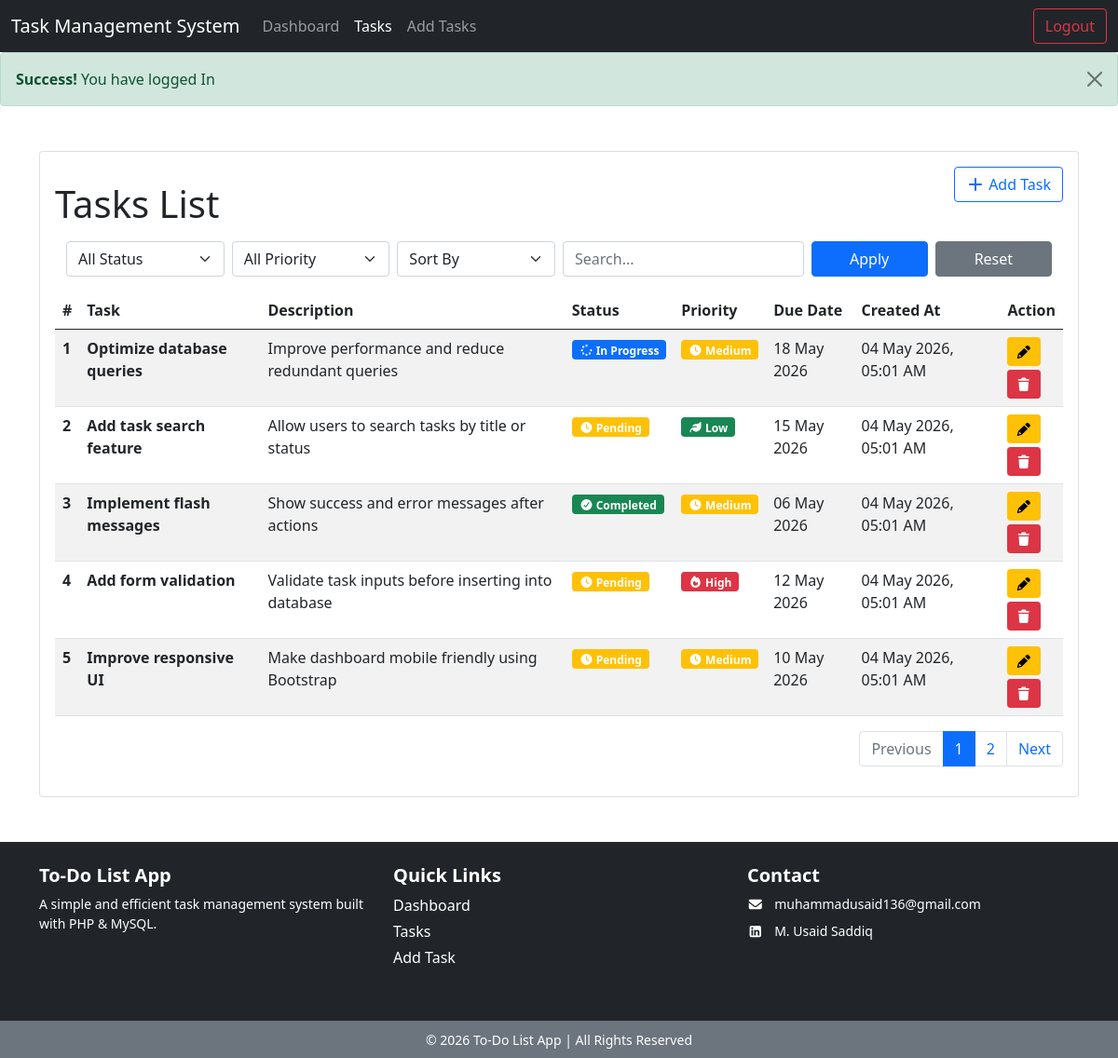
The page /pages/tasks.php (signed in) on the database its author committed.
### tables this page shows
CREATE TABLE `tasks` (
  `id` int(11) NOT NULL,
  `user_id` int(11) NOT NULL,
  `title` varchar(255) NOT NULL,
  `description` text DEFAULT 'No description',
  `status` enum('pending','in_progress','completed') DEFAULT 'pending',
  `priority` enum('low','medium','high') DEFAULT 'medium',
  `due_date` date DEFAULT NULL,
  `created_at` timestamp NOT NULL DEFAULT current_timestamp(),
  `updated_at` timestamp NOT NULL DEFAULT current_timestamp() ON UPDATE current_timestamp()
);

### includes/functions.php (called while the page is built, shortened)
<?php
function getFlash(string $type): ?string
{
    if (isset($_SESSION['flash'][$type])) {
        $msg = $_SESSION['flash'][$type];
        return $msg;
    }
    return null;
}
function e(string $value): string
{
    return htmlspecialchars($value ?? '', ENT_QUOTES | ENT_SUBSTITUTE, 'UTF-8');
}

### pages/tasks.php (the view, shortened to what this page needs)
<?php
include "../includes/auth_init.php";
include "../layout/header.php";
$user_id = $_SESSION['user_id'];
$page = isset($_GET['page']) ? (int)$_GET['page'] : 1;
$limit = 5;
$offset = ($page - 1) * $limit;
$search = isset($_GET['search']) ? $_GET['search'] : '';
$sort = isset($_GET['sort']) ? $_GET['sort'] : '';
$params = [];
$types = "";
$query = "SELECT * FROM tasks WHERE user_id = ?";
$params[] = $user_id;
$types .= "i";
if ($sort == "oldest") {
    $query .= " ORDER BY id ASC";
} elseif ($sort == "az") {
    $query .= " ORDER BY title ASC";
} elseif ($sort == "za") {
    $query .= " ORDER BY title DESC";
} else {
    $query .= " ORDER BY id DESC";
}
$query .= " LIMIT ? OFFSET ?";
$params[] = $limit;
$params[] = $offset;
$types .= "ii";
$stmt = mysqli_prepare($conn, $query);
mysqli_stmt_bind_param($stmt, $types, ...$params);
mysqli_stmt_execute($stmt);
$result = mysqli_stmt_get_result($stmt);
$countParams = [];
$countTypes = "";
$countQuery = "SELECT COUNT(*) AS total_tasks FROM tasks WHERE user_id = ?";
$countParams[] = $user_id;
$countTypes .= "i";
$countStmt = mysqli_prepare($conn, $countQuery);
mysqli_stmt_bind_param($countStmt, $countTypes, ...$countParams);
mysqli_stmt_execute($countStmt);
$countResult = mysqli_stmt_get_result($countStmt);
$totalTasks = mysqli_fetch_assoc($countResult)['total_tasks'];
$totalPages = ceil($totalTasks / $limit);
?>
<div class="container mt-5">
    <div class="card">
        <div class="card-body">
            <div class="d-flex flex-column flex-md-row justify-content-between align-items-start align-items-md-center gap-2 mb-3">
                <h1 class="mt-3 mb-0">Tasks List</h1>
                <a class="btn btn-outline-primary align-self-start align-item-md-auto"
                    href="add_task.php">
                    <i class="fa fa-plus"></i> Add Task
                </a>
            </div>
            <div class="container mb-3">
                <form class="row g-2 align-items-center justify-content-end" method="get">
                    <div class="col-md-2">
                        <select name="filter_status" class="form-select">
                            <option value="">All Status</option>
                        </select>
                    </div>
                    <div class="col-md-2">
                        <select name="filter_priority" class="form-select">
                            <option value="">All Priority</option>
                        </select>
                    </div>
                    <div class="col-md-2">
                        <select name="sort" class="form-select">
                            <option value="">Sort By</option>
                        </select>
                    </div>
                    <div class="col-md-3">
                        <input class="form-control" name="search" type="search" value="<?= htmlspecialchars($search); ?>" placeholder="Search...">
                    </div>
                    <div class="col-md-3 d-flex">
                        <button class="btn btn-primary me-2 w-50" type="submit">Apply</button>
                        <a href="?" class="btn btn-secondary w-50">Reset</a>
                    </div>
                </form>
            </div>
            <div class="table-responsive">
                <table class="table table-striped table-hover">
                    <thead>
                        <tr>
                            <th scope="col">#</th>
                            <th scope="col">Task</th>
                            <th scope="col">Description</th>
                            <th scope="col">Status</th>
                            <th scope="col">Priority</th>
                            <th scope="col">Due Date</th>
                            <th scope="col">Created At</th>
                            <th scope="col">Action</th>
                        </tr>
                    </thead>
                    <tbody>
                        <?php
                        $serial = 1 + $offset;
                        while ($row = mysqli_fetch_assoc($result)) {
                            $status = $row['status'];
                            $priority = $row['priority'];
                        ?>
                            <th scope="row"><?= $serial++; ?></th>
                            <th><?= $row['title']; ?></th>
                            <td><?= !empty($row['description']) ? $row['description'] : 'No description'; ?></td>
                            <td><?php
                                if ($status == "pending") {
                                    echo '<span class="badge bg-warning"><i class="fa-solid fa-clock"></i> Pending</span>';
                                } elseif ($status == "in_progress") {
                                    echo '<span class="badge bg-primary"><i class="fa-solid fa-spinner"></i> In Progress</span>';
                                } else {
                                    echo '<span class="badge bg-success"><i class="fa-solid fa-circle-check"></i> Completed</span>';
                                }
                                ?></td>
                            <td><?php
                                if ($priority == "low") {
                                    echo '<span class="badge bg-success"><i class="fa-solid fa-leaf"></i> Low</span>';
                                } elseif ($priority == "medium") {
                                    echo '<span class="badge bg-warning"><i class="fa-solid fa-clock"></i> Medium</span>';
                                } else {
                                    echo '<span class="badge bg-danger"><i class="fa-solid fa-fire"></i> High</span>';
                                }
                                ?></td>
                            <td>
                                <?= (!empty($row['due_date']) && $row['due_date'] != '0000-00-00') ?
                                    date("d M Y", strtotime($row['due_date']))
                                    : 'No due date'; ?>
                            </td>
                            <td><?= date("d M Y, h:i A", strtotime($row['created_at'])); ?></td>
                            <td>
                                <a class="btn btn-warning btn-sm" href="update_task.php?id=<?= $row['id'] ?>">
                                    <i class="fa fa-pencil"></i></a>
                                <form action="delete_task.php" method="post">
                                    <button type="submit"
                                        onclick="return confirm('Are you sure to delete this task?');" class="btn mt-1 btn-sm btn-danger">
                                        <i class="fa fa-trash"></i>
                                    </button>
                                </form>
                            </td>
                        <?php } ?>
                    </tbody>
                </table>
            </div>
            <nav aria-label="Page navigation example">
                <ul class="pagination justify-content-end">
                    <li class="page-item <?php if ($page <= 1) echo 'disabled'; ?>">
                        <a class="page-link" href="?page=<?= ($page - 1); ?>">Previous</a>
                    </li>
                    <?php for ($i = 1; $i <= $totalPages; $i++): ?>
                        <li class="page-item <?php if ($page == $i) echo 'active'; ?>"><a class="page-link" href="?page=<?= $i; ?>"><?= $i; ?></a></li>
                    <?php endfor; ?>
                    <li class="page-item <?php if ($page >= $totalPages) echo 'disabled'; ?>">
                        <a class="page-link" href="?page=<?= ($page + 1); ?>">Next</a>
                    </li>
                </ul>
            </nav>
        </div>
    </div>
</div>
<?php include "../layout/footer.php";
?>

### layout/header.php (shortened to what this page needs)
<!DOCTYPE html>
<html lang="en">
<head>
    <link href="https://cdn.jsdelivr.net/npm/bootstrap@5.0.2/dist/css/bootstrap.min.css" rel="stylesheet">
    <link rel="stylesheet" href="https://cdnjs.cloudflare.com/ajax/libs/font-awesome/7.0.1/css/all.min.css" />
</head>
<body>
    <?php include "navbar.php";
    ?>
    <?php if ($message = getFlash('success')): ?>
        <div class="alert alert-success alert-dismissible fade show" role="alert">
            <strong>Success!</strong> <?= e($message); ?>
            <button type="button" class="btn-close" data-bs-dismiss="alert" aria-label="Close"></button>
        </div>
    <?php endif; ?>

### layout/navbar.php (shortened to what this page needs)
<?php
$currentPage = basename($_SERVER['PHP_SELF']);
?>
<nav class="navbar navbar-expand-lg navbar-dark bg-dark">
    <div class="container-fluid">
        <a class="navbar-brand" href="#">Task Management System</a>
        <div class="collapse navbar-collapse" id="navbarSupportedContent">
            <?php if (!isset($_SESSION['logged_in'])): ?>
                <ul class="navbar-nav me-auto mb-2 mb-lg-0">
                    <li class="nav-item">
                        <a class="nav-link <?= ($currentPage == "signup.php") ? 'active' : ''; ?>" aria-current="page" href="<?= BASE_URL . "auth/signup.php"; ?>">Signup</a>
                    </li>
                    <li class="nav-item">
                        <a class="nav-link <?= ($currentPage == "login.php") ? 'active' : ''; ?>" href="<?= BASE_URL . "auth/login.php" ?>">Login</a>
                    </li>
                </ul>
            <?php else: ?>
                <ul class="navbar-nav me-auto mb-2 mb-lg-0">
                    <li class="nav-item">
                        <a class="nav-link <?= ($currentPage == "index.php") ? 'active' : ''; ?>" aria-current="page" href="<?= BASE_URL . "index.php"; ?>">Dashboard</a>
                    </li>
                    <li class="nav-item">
                        <a class="nav-link <?= ($currentPage == "tasks.php") ? 'active' : ''; ?>" href="<?= BASE_URL . "pages/tasks.php"; ?>">Tasks</a>
                    </li>
                    <li class="nav-item">
                        <a class="nav-link <?= ($currentPage == "add_task.php") ? 'active' : ''; ?>" href="<?= BASE_URL . "pages/add_task.php"; ?>">Add Tasks</a>
                    </li>
                </ul>
                <form class="d-flex">
                    <a onclick="return confirm('Are you sure to logout?')" class="btn btn-outline-danger" href="<?= BASE_URL . "auth/logout.php"; ?>">Logout</a>
                </form>
            <?php endif; ?>
        </div>
    </div>
</nav>

### layout/footer.php (shortened to what this page needs)
<footer class="bg-dark text-white mt-5">
    <div class="container py-4">
        <div class="row">
            <div class="col-md-4 mb-3">
                <h5 class="fw-bold">To-Do List App</h5>
                <p class="small mb-0">
                    A simple and efficient task management system built with PHP & MySQL.
                </p>
            </div>
            <?php if (empty($_SESSION['logged_in'])): ?>
                <div class="col-md-4 mb-3">
                    <h5 class="fw-bold">Quick Links</h5>
                    <ul class="list-unstyled">
                        <li><a href="<?= BASE_URL ?>auth/login.php"
                                class="text-white d-block mb-1">
                                Login
                            </a></li>
                        <li><a href="<?= BASE_URL ?>auth/signup.php"
                                class="text-white d-block mb-1">Signup
                            </a></li>
                    </ul>
                </div>
            <?php else: ?>
                <div class="col-md-4 mb-3">
                    <h5 class="fw-bold">Quick Links</h5>
                    <ul class="list-unstyled">
                        <li><a href="<?= BASE_URL ?>index.php"
                                class="text-white d-block mb-1">
                                Dashboard
                            </a></li>
                        <li><a href="<?= BASE_URL ?>pages/tasks.php"
                                class="text-white d-block mb-1">Tasks
                            </a></li>
                        <li><a href="<?= BASE_URL ?>pages/add_task.php"
                                class="text-white d-block mb-1">Add Task
                            </a></li>
                    </ul>
                </div>
            <?php endif; ?>
            <div class="col-md-4 mb-3">
                <h5 class="fw-bold">Contact</h5>
                <p class="small mb-2">
                    <i class="fa fa-envelope me-2"></i>
                    <a href="mailto:muhammadusaid136@gmail.com?subject=Project%20Inquiry"
                        class="text-white">
                        muhammadusaid136@gmail.com
                    </a>
                </p>
                <p class="small mb-0">
                    <i class="fa-brands fa-square-linkedin me-2"></i>
                    <a href="https://www.linkedin.com/in/m-usaid-saddiq-110500320/"
                        target="_blank" class="text-white">
                        M. Usaid Saddiq
                    </a>
                </p>
            </div>
        </div>
    </div>
    <div class="bg-secondary text-center py-2">
        <small>&copy; <?= date('Y'); ?> To-Do List App | All Rights Reserved</small>
    </div>
</footer>
</body>
</html>

### layout/header.php (style rules this page uses)
footer a { text-decoration: none; }

### rows shown on the page
tasks: title "Optimize database queries", description "Improve performance and reduce redundant queries", status "in_progress" (drawn), priority "medium" (drawn), due_date "18 May 2026", created_at "04 May 2026, 05:01 AM"
tasks: title "Add task search feature", description "Allow users to search tasks by title or status", status "pending" (drawn), priority "low" (drawn), due_date "15 May 2026", created_at "04 May 2026, 05:01 AM"
tasks: title "Implement flash messages", description "Show success and error messages after actions", status "completed" (drawn), priority "medium" (drawn), due_date "06 May 2026", created_at "04 May 2026, 05:01 AM"
tasks: title "Add form validation", description "Validate task inputs before inserting into database", status "pending" (drawn), priority "high" (drawn), due_date "12 May 2026", created_at "04 May 2026, 05:01 AM"
tasks: title "Improve responsive UI", description "Make dashboard mobile friendly using Bootstrap", status "pending" (drawn), priority "medium" (drawn), due_date "10 May 2026", created_at "04 May 2026, 05:01 AM"

### other values the page prints
$message "You have logged In"
